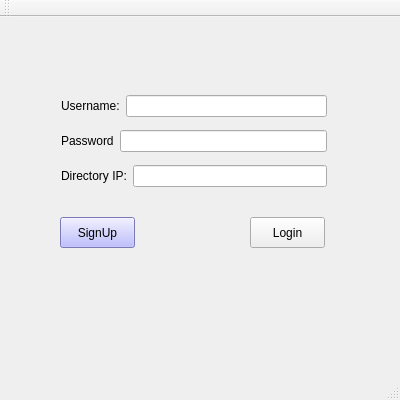
<?xml version="1.0" encoding="UTF-8"?>
<ui version="4.0">
 <class>Login</class>
 <widget class="QMainWindow" name="Login">
  <property name="geometry">
   <rect>
    <x>0</x>
    <y>0</y>
    <width>400</width>
    <height>400</height>
   </rect>
  </property>
  <property name="windowTitle">
   <string>Login</string>
  </property>
  <widget class="QWidget" name="centralWidget">
   <widget class="QPushButton" name="pushButton_login">
    <property name="geometry">
     <rect>
      <x>250</x>
      <y>200</y>
      <width>75</width>
      <height>31</height>
     </rect>
    </property>
    <property name="text">
     <string>Login</string>
    </property>
    <property name="default">
     <bool>false</bool>
    </property>
    <property name="flat">
     <bool>false</bool>
    </property>
   </widget>
   <widget class="QPushButton" name="pushButton_signup">
    <property name="geometry">
     <rect>
      <x>60</x>
      <y>200</y>
      <width>75</width>
      <height>31</height>
     </rect>
    </property>
    <property name="palette">
     <palette>
      <active>
       <colorrole role="WindowText">
        <brush brushstyle="SolidPattern">
         <color alpha="255">
          <red>0</red>
          <green>0</green>
          <blue>0</blue>
         </color>
        </brush>
       </colorrole>
       <colorrole role="Button">
        <brush brushstyle="SolidPattern">
         <color alpha="255">
          <red>170</red>
          <green>170</green>
          <blue>255</blue>
         </color>
        </brush>
       </colorrole>
       <colorrole role="Light">
        <brush brushstyle="SolidPattern">
         <color alpha="255">
          <red>255</red>
          <green>255</green>
          <blue>255</blue>
         </color>
        </brush>
       </colorrole>
       <colorrole role="Midlight">
        <brush brushstyle="SolidPattern">
         <color alpha="255">
          <red>212</red>
          <green>212</green>
          <blue>255</blue>
         </color>
        </brush>
       </colorrole>
       <colorrole role="Dark">
        <brush brushstyle="SolidPattern">
         <color alpha="255">
          <red>85</red>
          <green>85</green>
          <blue>127</blue>
         </color>
        </brush>
       </colorrole>
       <colorrole role="Mid">
        <brush brushstyle="SolidPattern">
         <color alpha="255">
          <red>113</red>
          <green>113</green>
          <blue>170</blue>
         </color>
        </brush>
       </colorrole>
       <colorrole role="Text">
        <brush brushstyle="SolidPattern">
         <color alpha="255">
          <red>0</red>
          <green>0</green>
          <blue>0</blue>
         </color>
        </brush>
       </colorrole>
       <colorrole role="BrightText">
        <brush brushstyle="SolidPattern">
         <color alpha="255">
          <red>255</red>
          <green>255</green>
          <blue>255</blue>
         </color>
        </brush>
       </colorrole>
       <colorrole role="ButtonText">
        <brush brushstyle="SolidPattern">
         <color alpha="255">
          <red>0</red>
          <green>0</green>
          <blue>0</blue>
         </color>
        </brush>
       </colorrole>
       <colorrole role="Base">
        <brush brushstyle="SolidPattern">
         <color alpha="255">
          <red>255</red>
          <green>255</green>
          <blue>255</blue>
         </color>
        </brush>
       </colorrole>
       <colorrole role="Window">
        <brush brushstyle="SolidPattern">
         <color alpha="255">
          <red>170</red>
          <green>170</green>
          <blue>255</blue>
         </color>
        </brush>
       </colorrole>
       <colorrole role="Shadow">
        <brush brushstyle="SolidPattern">
         <color alpha="255">
          <red>0</red>
          <green>0</green>
          <blue>0</blue>
         </color>
        </brush>
       </colorrole>
       <colorrole role="AlternateBase">
        <brush brushstyle="SolidPattern">
         <color alpha="255">
          <red>212</red>
          <green>212</green>
          <blue>255</blue>
         </color>
        </brush>
       </colorrole>
       <colorrole role="ToolTipBase">
        <brush brushstyle="SolidPattern">
         <color alpha="255">
          <red>255</red>
          <green>255</green>
          <blue>220</blue>
         </color>
        </brush>
       </colorrole>
       <colorrole role="ToolTipText">
        <brush brushstyle="SolidPattern">
         <color alpha="255">
          <red>0</red>
          <green>0</green>
          <blue>0</blue>
         </color>
        </brush>
       </colorrole>
      </active>
      <inactive>
       <colorrole role="WindowText">
        <brush brushstyle="SolidPattern">
         <color alpha="255">
          <red>0</red>
          <green>0</green>
          <blue>0</blue>
         </color>
        </brush>
       </colorrole>
       <colorrole role="Button">
        <brush brushstyle="SolidPattern">
         <color alpha="255">
          <red>170</red>
          <green>170</green>
          <blue>255</blue>
         </color>
        </brush>
       </colorrole>
       <colorrole role="Light">
        <brush brushstyle="SolidPattern">
         <color alpha="255">
          <red>255</red>
          <green>255</green>
          <blue>255</blue>
         </color>
        </brush>
       </colorrole>
       <colorrole role="Midlight">
        <brush brushstyle="SolidPattern">
         <color alpha="255">
          <red>212</red>
          <green>212</green>
          <blue>255</blue>
         </color>
        </brush>
       </colorrole>
       <colorrole role="Dark">
        <brush brushstyle="SolidPattern">
         <color alpha="255">
          <red>85</red>
          <green>85</green>
          <blue>127</blue>
         </color>
        </brush>
       </colorrole>
       <colorrole role="Mid">
        <brush brushstyle="SolidPattern">
         <color alpha="255">
          <red>113</red>
          <green>113</green>
          <blue>170</blue>
         </color>
        </brush>
       </colorrole>
       <colorrole role="Text">
        <brush brushstyle="SolidPattern">
         <color alpha="255">
          <red>0</red>
          <green>0</green>
          <blue>0</blue>
         </color>
        </brush>
       </colorrole>
       <colorrole role="BrightText">
        <brush brushstyle="SolidPattern">
         <color alpha="255">
          <red>255</red>
          <green>255</green>
          <blue>255</blue>
         </color>
        </brush>
       </colorrole>
       <colorrole role="ButtonText">
        <brush brushstyle="SolidPattern">
         <color alpha="255">
          <red>0</red>
          <green>0</green>
          <blue>0</blue>
         </color>
        </brush>
       </colorrole>
       <colorrole role="Base">
        <brush brushstyle="SolidPattern">
         <color alpha="255">
          <red>255</red>
          <green>255</green>
          <blue>255</blue>
         </color>
        </brush>
       </colorrole>
       <colorrole role="Window">
        <brush brushstyle="SolidPattern">
         <color alpha="255">
          <red>170</red>
          <green>170</green>
          <blue>255</blue>
         </color>
        </brush>
       </colorrole>
       <colorrole role="Shadow">
        <brush brushstyle="SolidPattern">
         <color alpha="255">
          <red>0</red>
          <green>0</green>
          <blue>0</blue>
         </color>
        </brush>
       </colorrole>
       <colorrole role="AlternateBase">
        <brush brushstyle="SolidPattern">
         <color alpha="255">
          <red>212</red>
          <green>212</green>
          <blue>255</blue>
         </color>
        </brush>
       </colorrole>
       <colorrole role="ToolTipBase">
        <brush brushstyle="SolidPattern">
         <color alpha="255">
          <red>255</red>
          <green>255</green>
          <blue>220</blue>
         </color>
        </brush>
       </colorrole>
       <colorrole role="ToolTipText">
        <brush brushstyle="SolidPattern">
         <color alpha="255">
          <red>0</red>
          <green>0</green>
          <blue>0</blue>
         </color>
        </brush>
       </colorrole>
      </inactive>
      <disabled>
       <colorrole role="WindowText">
        <brush brushstyle="SolidPattern">
         <color alpha="255">
          <red>85</red>
          <green>85</green>
          <blue>127</blue>
         </color>
        </brush>
       </colorrole>
       <colorrole role="Button">
        <brush brushstyle="SolidPattern">
         <color alpha="255">
          <red>170</red>
          <green>170</green>
          <blue>255</blue>
         </color>
        </brush>
       </colorrole>
       <colorrole role="Light">
        <brush brushstyle="SolidPattern">
         <color alpha="255">
          <red>255</red>
          <green>255</green>
          <blue>255</blue>
         </color>
        </brush>
       </colorrole>
       <colorrole role="Midlight">
        <brush brushstyle="SolidPattern">
         <color alpha="255">
          <red>212</red>
          <green>212</green>
          <blue>255</blue>
         </color>
        </brush>
       </colorrole>
       <colorrole role="Dark">
        <brush brushstyle="SolidPattern">
         <color alpha="255">
          <red>85</red>
          <green>85</green>
          <blue>127</blue>
         </color>
        </brush>
       </colorrole>
       <colorrole role="Mid">
        <brush brushstyle="SolidPattern">
         <color alpha="255">
          <red>113</red>
          <green>113</green>
          <blue>170</blue>
         </color>
        </brush>
       </colorrole>
       <colorrole role="Text">
        <brush brushstyle="SolidPattern">
         <color alpha="255">
          <red>85</red>
          <green>85</green>
          <blue>127</blue>
         </color>
        </brush>
       </colorrole>
       <colorrole role="BrightText">
        <brush brushstyle="SolidPattern">
         <color alpha="255">
          <red>255</red>
          <green>255</green>
          <blue>255</blue>
         </color>
        </brush>
       </colorrole>
       <colorrole role="ButtonText">
        <brush brushstyle="SolidPattern">
         <color alpha="255">
          <red>85</red>
          <green>85</green>
          <blue>127</blue>
         </color>
        </brush>
       </colorrole>
       <colorrole role="Base">
        <brush brushstyle="SolidPattern">
         <color alpha="255">
          <red>170</red>
          <green>170</green>
          <blue>255</blue>
         </color>
        </brush>
       </colorrole>
       <colorrole role="Window">
        <brush brushstyle="SolidPattern">
         <color alpha="255">
          <red>170</red>
          <green>170</green>
          <blue>255</blue>
         </color>
        </brush>
       </colorrole>
       <colorrole role="Shadow">
        <brush brushstyle="SolidPattern">
         <color alpha="255">
          <red>0</red>
          <green>0</green>
          <blue>0</blue>
         </color>
        </brush>
       </colorrole>
       <colorrole role="AlternateBase">
        <brush brushstyle="SolidPattern">
         <color alpha="255">
          <red>170</red>
          <green>170</green>
          <blue>255</blue>
         </color>
        </brush>
       </colorrole>
       <colorrole role="ToolTipBase">
        <brush brushstyle="SolidPattern">
         <color alpha="255">
          <red>255</red>
          <green>255</green>
          <blue>220</blue>
         </color>
        </brush>
       </colorrole>
       <colorrole role="ToolTipText">
        <brush brushstyle="SolidPattern">
         <color alpha="255">
          <red>0</red>
          <green>0</green>
          <blue>0</blue>
         </color>
        </brush>
       </colorrole>
      </disabled>
     </palette>
    </property>
    <property name="autoFillBackground">
     <bool>false</bool>
    </property>
    <property name="text">
     <string>SignUp</string>
    </property>
    <property name="autoDefault">
     <bool>false</bool>
    </property>
    <property name="default">
     <bool>false</bool>
    </property>
   </widget>
   <widget class="QWidget" name="layoutWidget">
    <property name="geometry">
     <rect>
      <x>50</x>
      <y>60</y>
      <width>288</width>
      <height>128</height>
     </rect>
    </property>
    <layout class="QVBoxLayout" name="verticalLayout">
     <item>
      <layout class="QHBoxLayout" name="horizontalLayout">
       <item>
        <widget class="QLabel" name="label">
         <property name="text">
          <string>Username:</string>
         </property>
        </widget>
       </item>
       <item>
        <widget class="QLineEdit" name="editline_username"/>
       </item>
      </layout>
     </item>
     <item>
      <layout class="QHBoxLayout" name="horizontalLayout_4">
       <item>
        <widget class="QLabel" name="li_3">
         <property name="text">
          <string>Password</string>
         </property>
        </widget>
       </item>
       <item>
        <widget class="QLineEdit" name="editline_password">
         <property name="echoMode">
          <enum>QLineEdit::Password</enum>
         </property>
        </widget>
       </item>
      </layout>
     </item>
     <item>
      <layout class="QHBoxLayout" name="horizontalLayout_2">
       <item>
        <widget class="QLabel" name="li">
         <property name="text">
          <string>Directory IP:</string>
         </property>
        </widget>
       </item>
       <item>
        <widget class="QLineEdit" name="editline_directoryIP">
         <property name="echoMode">
          <enum>QLineEdit::Normal</enum>
         </property>
        </widget>
       </item>
      </layout>
     </item>
    </layout>
   </widget>
  </widget>
  <widget class="QMenuBar" name="menuBar">
   <property name="geometry">
    <rect>
     <x>0</x>
     <y>0</y>
     <width>400</width>
     <height>22</height>
    </rect>
   </property>
  </widget>
  <widget class="QToolBar" name="mainToolBar">
   <attribute name="toolBarArea">
    <enum>TopToolBarArea</enum>
   </attribute>
   <attribute name="toolBarBreak">
    <bool>false</bool>
   </attribute>
  </widget>
  <widget class="QStatusBar" name="statusBar"/>
 </widget>
 <layoutdefault spacing="6" margin="11"/>
 <resources/>
 <connections/>
</ui>
